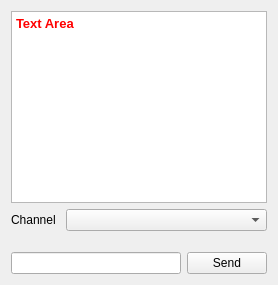
            <widget class="QWidget" name="tab_comms_text">
             <attribute name="title">
              <string>Text</string>
             </attribute>
             <layout class="QVBoxLayout" name="verticalLayout_12">
              <item>
               <widget class="QTextEdit" name="textEdit">
                <property name="enabled">
                 <bool>true</bool>
                </property>
                <property name="layoutDirection">
                 <enum>Qt::LeftToRight</enum>
                </property>
                <property name="styleSheet">
                 <string notr="true"/>
                </property>
                <property name="horizontalScrollBarPolicy">
                 <enum>Qt::ScrollBarAlwaysOff</enum>
                </property>
                <property name="autoFormatting">
                 <set>QTextEdit::AutoNone</set>
                </property>
                <property name="readOnly">
                 <bool>true</bool>
                </property>
                <property name="html">
                 <string>&lt;!DOCTYPE HTML PUBLIC &quot;-//W3C//DTD HTML 4.0//EN&quot; &quot;http://www.w3.org/TR/REC-html40/strict.dtd&quot;&gt;
&lt;html&gt;&lt;head&gt;&lt;meta name=&quot;qrichtext&quot; content=&quot;1&quot; /&gt;&lt;style type=&quot;text/css&quot;&gt;
p, li { white-space: pre-wrap; }
&lt;/style&gt;&lt;/head&gt;&lt;body style=&quot; font-family:'Ubuntu'; font-size:10pt; font-weight:400; font-style:normal;&quot;&gt;
&lt;p style=&quot; margin-top:0px; margin-bottom:0px; margin-left:0px; margin-right:0px; -qt-block-indent:0; text-indent:0px;&quot;&gt;&lt;span style=&quot; font-weight:600; color:#ff0000;&quot;&gt;Text Area&lt;/span&gt;&lt;/p&gt;&lt;/body&gt;&lt;/html&gt;</string>
                </property>
                <property name="overwriteMode">
                 <bool>false</bool>
                </property>
                <property name="acceptRichText">
                 <bool>false</bool>
                </property>
               </widget>
              </item>
              <item>
               <layout class="QHBoxLayout" name="horizontalLayout_5">
                <property name="bottomMargin">
                 <number>15</number>
                </property>
                <item>
                 <widget class="QLabel" name="label_2">
                  <property name="sizePolicy">
                   <sizepolicy hsizetype="Minimum" vsizetype="Preferred">
                    <horstretch>0</horstretch>
                    <verstretch>0</verstretch>
                   </sizepolicy>
                  </property>
                  <property name="minimumSize">
                   <size>
                    <width>49</width>
                    <height>0</height>
                   </size>
                  </property>
                  <property name="text">
                   <string>Channel</string>
                  </property>
                 </widget>
                </item>
                <item>
                 <widget class="QComboBox" name="comboBox">
                  <property name="sizePolicy">
                   <sizepolicy hsizetype="Expanding" vsizetype="Fixed">
                    <horstretch>0</horstretch>
                    <verstretch>0</verstretch>
                   </sizepolicy>
                  </property>
                 </widget>
                </item>
               </layout>
              </item>
              <item>
               <layout class="QHBoxLayout" name="horizontalLayout_7">
                <property name="bottomMargin">
                 <number>0</number>
                </property>
                <item>
                 <widget class="QLineEdit" name="lineEdit_6">
                  <property name="sizePolicy">
                   <sizepolicy hsizetype="Expanding" vsizetype="Fixed">
                    <horstretch>0</horstretch>
                    <verstretch>0</verstretch>
                   </sizepolicy>
                  </property>
                 </widget>
                </item>
                <item>
                 <widget class="QPushButton" name="pushButton_8">
                  <property name="sizePolicy">
                   <sizepolicy hsizetype="Minimum" vsizetype="Fixed">
                    <horstretch>0</horstretch>
                    <verstretch>0</verstretch>
                   </sizepolicy>
                  </property>
                  <property name="minimumSize">
                   <size>
                    <width>13</width>
                    <height>0</height>
                   </size>
                  </property>
                  <property name="text">
                   <string>Send</string>
                  </property>
                 </widget>
                </item>
               </layout>
              </item>
             </layout>
            </widget>
